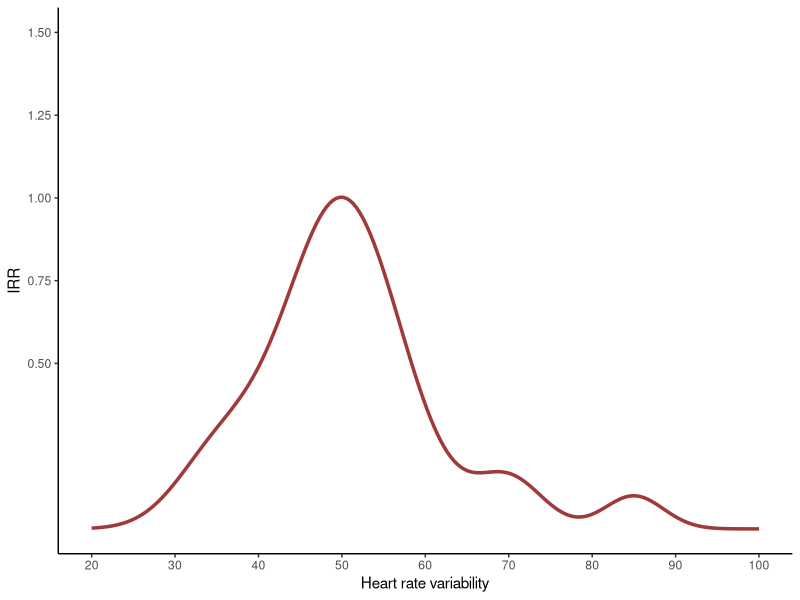

Here is the R script that generated this plot:
## ---- chunk 1
#| echo: false
#| warning: false

# Load required packages
library(ggplot2)

# Create example data
set.seed(123)
heart_rate_variability <- seq(20, 100, length.out = 200)
hrv_haz <- exp(-0.01 * (heart_rate_variability - 50)^2) +
  0.2 * exp(-0.02 * (heart_rate_variability - 35)^2) +
  0.15 * exp(-0.03 * (heart_rate_variability - 70)^2) +
  0.1 * exp(-0.04 * (heart_rate_variability - 85)^2)

# Create plot
ggplot(data.frame(heart_rate_variability, hrv_haz), aes(x = heart_rate_variability, y = hrv_haz)) +
  geom_line(size = 1.2, alpha = 0.8, color = "#880808") +
  scale_x_continuous(limits = c(20, 100), breaks = seq(20, 100, by = 10)) +
  scale_y_continuous(limits = c(0.0, 1.5), breaks = seq(0.5, 1.5, by = 0.25)) +
  theme_classic() +
  xlab("Heart rate variability") +
  ylab("IRR")
